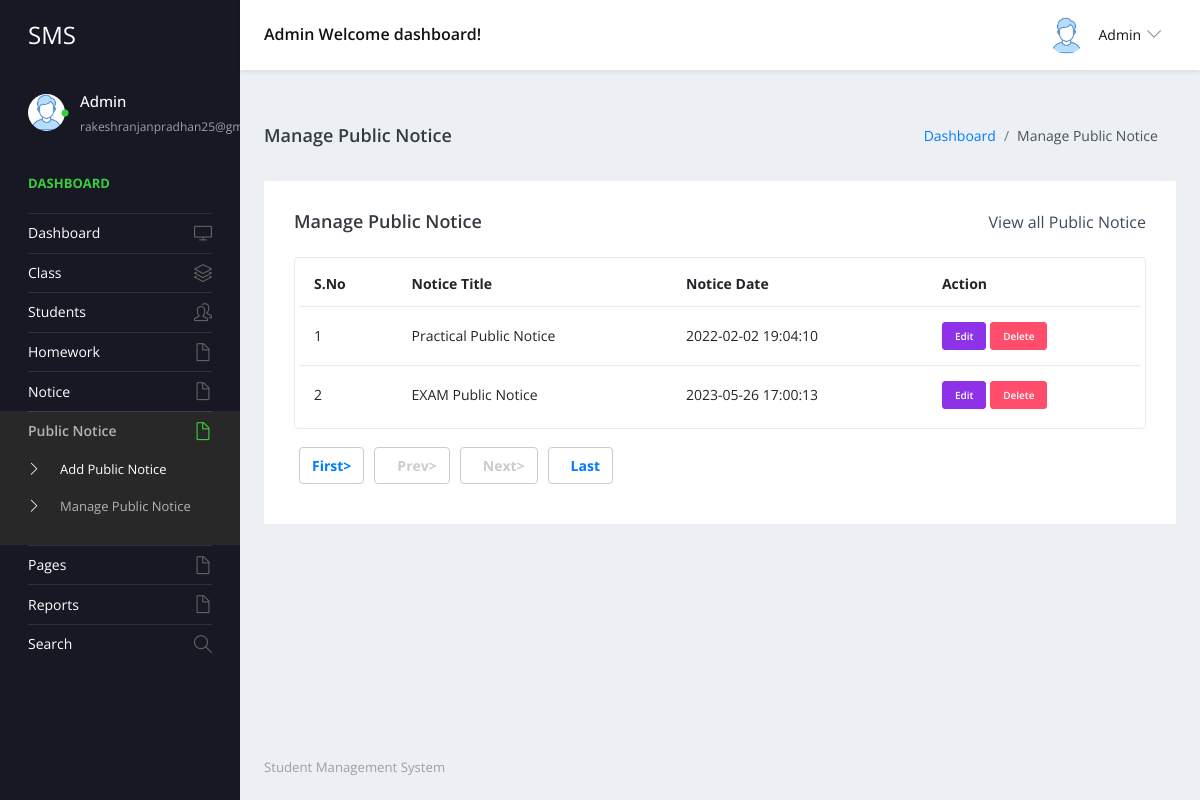
Screenshot of /studentms/admin/manage-public-notice.php (signed in) with the database file from the repository.
### tables this page shows
CREATE TABLE `tblpublicnotice` (
  `ID` int(5) NOT NULL,
  `NoticeTitle` varchar(200) DEFAULT NULL,
  `NoticeMessage` mediumtext DEFAULT NULL,
  `CreationDate` timestamp NULL DEFAULT current_timestamp()
);

### studentms/admin/manage-public-notice.php (the view, shortened to what this page needs)
<?php
include('includes/dbconnection.php');
if (strlen($_SESSION['sturecmsaid']==0)) {
  header('location:logout.php');
  } else{
?>
<!DOCTYPE html>
<html lang="en">
  <head>
    <link rel="stylesheet" href="vendors/simple-line-icons/css/simple-line-icons.css">
    <link rel="stylesheet" href="vendors/flag-icon-css/css/flag-icon.min.css">
    <link rel="stylesheet" href="vendors/css/vendor.bundle.base.css">
    <link rel="stylesheet" href="./vendors/daterangepicker/daterangepicker.css">
    <link rel="stylesheet" href="./vendors/chartist/chartist.min.css">
    <link rel="stylesheet" href="./css/style.css">
  </head>
  <body>
    <div class="container-scroller">
     <?php include_once('includes/header.php');?>
      <div class="container-fluid page-body-wrapper">
        <?php include_once('includes/sidebar.php');?>
        <div class="main-panel">
          <div class="content-wrapper">
             <div class="page-header">
              <h3 class="page-title"> Manage Public Notice </h3>
              <nav aria-label="breadcrumb">
                <ol class="breadcrumb">
                  <li class="breadcrumb-item"><a href="dashboard.php">Dashboard</a></li>
                  <li class="breadcrumb-item active" aria-current="page"> Manage Public Notice</li>
                </ol>
              </nav>
            </div>
            <div class="row">
              <div class="col-md-12 grid-margin stretch-card">
                <div class="card">
                  <div class="card-body">
                    <div class="d-sm-flex align-items-center mb-4">
                      <h4 class="card-title mb-sm-0">Manage Public Notice</h4>
                      <a href="#" class="text-dark ml-auto mb-3 mb-sm-0"> View all Public Notice</a>
                    </div>
                    <div class="table-responsive border rounded p-1">
                      <table class="table">
                        <thead>
                          <tr>
                            <th class="font-weight-bold">S.No</th>
                            <th class="font-weight-bold">Notice Title</th>
                            <th class="font-weight-bold">Notice Date</th>
                            <th class="font-weight-bold">Action</th>
                          </tr>
                        </thead>
                        <tbody>
                           <?php
                            if (isset($_GET['pageno'])) {
            $pageno = $_GET['pageno'];
        } else {
            $pageno = 1;
        }
        $no_of_records_per_page =15;
       $ret = "SELECT ID FROM tblpublicnotice";
$query1 = $dbh -> prepare($ret);
$query1->execute();
$total_rows=$query1->rowCount();
$total_pages = ceil($total_rows / $no_of_records_per_page);
$sql="SELECT * from tblpublicnotice";
$query = $dbh -> prepare($sql);
$query->execute();
$results=$query->fetchAll(PDO::FETCH_OBJ);
$cnt=1;
if($query->rowCount() > 0)
{
foreach($results as $row)
{               ?>
                          <tr>
                            <td><?php echo htmlentities($cnt);?></td>
                            <td><?php  echo htmlentities($row->NoticeTitle);?></td>
                            <td><?php  echo htmlentities($row->CreationDate);?></td>
                            <td>
                              <div><a href="edit-public-notice-detail.php?editid=<?php echo htmlentities ($row->ID);?>" class="btn btn-info btn-xs"> Edit</a>
                                               <a href="manage-public-notice.php?delid=<?php echo ($row->ID);?>" onclick="return confirm('Do you really want to Delete ?');" class="btn btn-danger btn-xs"> Delete</a></div>
                            </td>
                          </tr><?php $cnt=$cnt+1;}} else {?>
                            <tr>
                              <th colspan="4" style="color:red;">No Record Found</th>
                            </tr>
                          <?php } ?>
                        </tbody>
                      </table>
                    </div>
                    <div align="left" class="mt-4">
    <ul class="pagination" >
        <li><a href="?pageno=1"><strong>First></strong></a></li>
        <li class="<?php if($pageno <= 1){ echo 'disabled'; } ?>">
            <a href="<?php if($pageno <= 1){ echo '#'; } else { echo "?pageno=".($pageno - 1); } ?>"><strong style="padding-left: 10px">Prev></strong></a>
        </li>
        <li class="<?php if($pageno >= $total_pages){ echo 'disabled'; } ?>">
            <a href="<?php if($pageno >= $total_pages){ echo '#'; } else { echo "?pageno=".($pageno + 1); } ?>"><strong style="padding-left: 10px">Next></strong></a>
        </li>
        <li><a href="?pageno=<?php echo $total_pages; ?>"><strong style="padding-left: 10px">Last</strong></a></li>
    </ul>
</div>
                  </div>
                </div>
              </div>
            </div>
          </div>
         <?php include_once('includes/footer.php');?>
        </div>
      </div>
    </div>
  </body>
</html><?php }  ?>

### studentms/admin/includes/header.php (shortened to what this page needs)
 <nav class="navbar default-layout-navbar col-lg-12 col-12 p-0 fixed-top d-flex flex-row">
        <div class="navbar-brand-wrapper d-flex align-items-center">
          <a class="navbar-brand brand-logo" href="dashboard.php">
            <strong style="color: white;">SMS</strong>
          </a>
        </div><?php
         $aid= $_SESSION['sturecmsaid'];
$sql="SELECT * from tbladmin where ID=:aid";
$query = $dbh -> prepare($sql);
$query->bindParam(':aid',$aid,PDO::PARAM_STR);
$query->execute();
$results=$query->fetchAll(PDO::FETCH_OBJ);
$cnt=1;
if($query->rowCount() > 0)
{
foreach($results as $row)
{               ?>
        <div class="navbar-menu-wrapper d-flex align-items-center flex-grow-1">
          <h5 class="mb-0 font-weight-medium d-none d-lg-flex"><?php  echo htmlentities($row->AdminName);?> Welcome dashboard!</h5>
          <ul class="navbar-nav navbar-nav-right ml-auto">
            <li class="nav-item dropdown d-none d-xl-inline-flex user-dropdown">
              <a class="nav-link dropdown-toggle" id="UserDropdown" href="#" data-toggle="dropdown" aria-expanded="false">
                <img class="img-xs rounded-circle ml-2" src="images/faces/face8.jpg" alt="Profile image"> <span class="font-weight-normal"> <?php  echo htmlentities($row->AdminName);?> </span></a>
                <?php $cnt=$cnt+1;}} ?>
            </li>
          </ul>
        </div>
      </nav>

### studentms/admin/includes/sidebar.php (shortened to what this page needs)
<nav class="sidebar sidebar-offcanvas" id="sidebar">
          <ul class="nav">
            <li class="nav-item nav-profile">
              <a href="#" class="nav-link">
                <div class="profile-image">
                  <img class="img-xs rounded-circle" src="images/faces/face8.jpg" alt="profile image">
                  <div class="dot-indicator bg-success"></div>
                </div>
                <div class="text-wrapper">
                  <?php
         $aid= $_SESSION['sturecmsaid'];
$sql="SELECT * from tbladmin where ID=:aid";
$query = $dbh -> prepare($sql);
$query->bindParam(':aid',$aid,PDO::PARAM_STR);
$query->execute();
$results=$query->fetchAll(PDO::FETCH_OBJ);
$cnt=1;
if($query->rowCount() > 0)
{
foreach($results as $row)
{               ?>
                  <p class="profile-name"><?php  echo htmlentities($row->AdminName);?></p>
                  <p class="designation"><?php  echo htmlentities($row->Email);?></p><?php $cnt=$cnt+1;}} ?>
                </div>
              </a>
            </li>
            <li class="nav-item nav-category">
              <span class="nav-link">Dashboard</span>
            </li>
            <li class="nav-item">
              <a class="nav-link" href="dashboard.php">
                <span class="menu-title">Dashboard</span>
                <i class="icon-screen-desktop menu-icon"></i>
              </a>
            </li>
            <li class="nav-item">
              <a class="nav-link" data-toggle="collapse" href="#ui-basic" aria-expanded="false" aria-controls="ui-basic">
                <span class="menu-title">Class</span>
                <i class="icon-layers menu-icon"></i>
              </a>
            </li>
            <li class="nav-item">
              <a class="nav-link" data-toggle="collapse" href="#ui-basic1" aria-expanded="false" aria-controls="ui-basic1">
                <span class="menu-title">Students</span>
                <i class="icon-people menu-icon"></i>
              </a>
            </li>
 <li class="nav-item">
              <a class="nav-link" data-toggle="collapse" href="#hw" aria-expanded="false" aria-controls="hw">
                <span class="menu-title">Homework</span>
                <i class="icon-doc menu-icon"></i>
              </a>
            </li>
            <li class="nav-item">
              <a class="nav-link" data-toggle="collapse" href="#auth" aria-expanded="false" aria-controls="auth">
                <span class="menu-title">Notice</span>
                <i class="icon-doc menu-icon"></i>
              </a>
            </li>
            <li class="nav-item">
              <a class="nav-link" data-toggle="collapse" href="#auth1" aria-expanded="false" aria-controls="auth">
                <span class="menu-title">Public Notice</span>
                <i class="icon-doc menu-icon"></i>
              </a>
              <div class="collapse" id="auth1">
                <ul class="nav flex-column sub-menu">
                  <li class="nav-item"> <a class="nav-link" href="add-public-notice.php"> Add Public Notice </a></li>
                  <li class="nav-item"> <a class="nav-link" href="manage-public-notice.php"> Manage Public Notice </a></li>
                </ul>
              </div>
              <li class="nav-item">
              <a class="nav-link" data-toggle="collapse" href="#auth2" aria-expanded="false" aria-controls="auth">
                <span class="menu-title">Pages</span>
                <i class="icon-doc menu-icon"></i>
              </a>
            </li>
      <li class="nav-item">
              <a class="nav-link" data-toggle="collapse" href="#auth22" aria-expanded="false" aria-controls="auth2">
                <span class="menu-title">Reports</span>
                <i class="icon-doc menu-icon"></i>
              </a>
            </li>
            <li class="nav-item">
              <a class="nav-link" href="search.php">
                <span class="menu-title">Search</span>
                <i class="icon-magnifier menu-icon"></i>
              </a>
            </li>
            </li>
          </ul>
        </nav>

### rows the page displays
tblpublicnotice: NoticeTitle "Practical Public Notice", CreationDate "2022-02-02 19:04:10"
tblpublicnotice: NoticeTitle "EXAM Public Notice", CreationDate "2023-05-26 17:00:13"

### other values shown
$row->AdminName "Admin"
